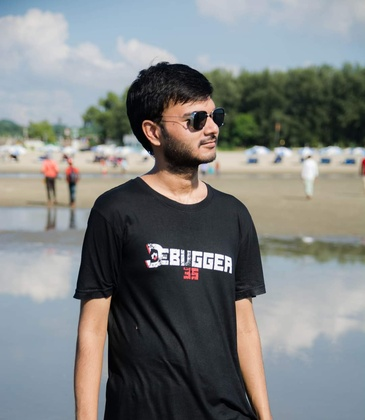
%> input picture 160204014/shimulImage2.jpg, 365 x 420 px, shrunk from 1080 x 1242 before the run
$ octave A1_160204014_04.m   (GNU Octave 9; MATLAB toolbox functions it lacks are replaced by stand-ins)
%> lines starting %> are read from the running program, lines starting %| are printed output that depends on the picture
%Shimul Paul
%Id: 160204014
%Section A1

%Read an Image
Img = imread('shimulImage2.jpg');
%> Img is the input picture: size 420x365x3 uint8; mean R, G, B 125.4, 128.3, 127.7
Img = rgb2gray(Img);
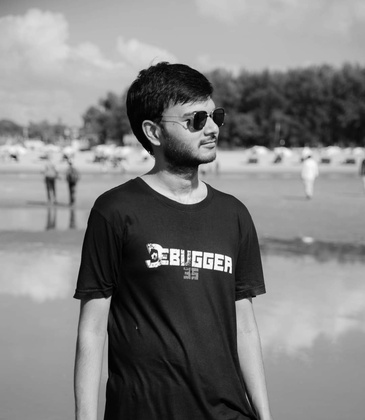
%> Img: size 420x365 uint8; min 0, max 255, mean 127.4
A = imnoise(Img,'Gaussian',0.04);
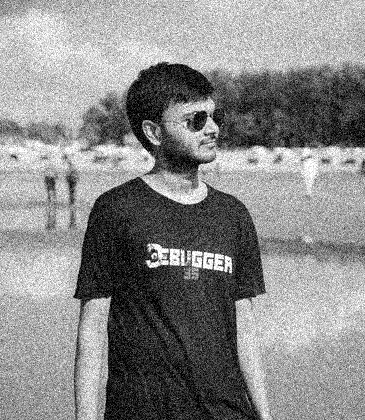
%> A: size 420x365 uint8; min 0, max 255, mean 137.6
%Image with noise
figure;
imshow(A);
I = double(A);

%Design the Gaussian Kernel
%Standard Deviation
sigmavalue = 'Write the Sigma Value: ';
sigma = input(sigmavalue);
%> the answer given: 2

%Window size
sz = 3;
[x,y]=meshgrid(-sz:sz,-sz:sz);

M = size(x,1)-1;
N = size(y,1)-1;
Exp_comp = -(x.^2+y.^2)/(2*sigma*sigma);
Kernel= exp(Exp_comp)/(2*pi*sigma*sigma);

%Initialize
Output=zeros(size(I));

%Pad the vector with zeros
I = padarray(I,[sz sz]);
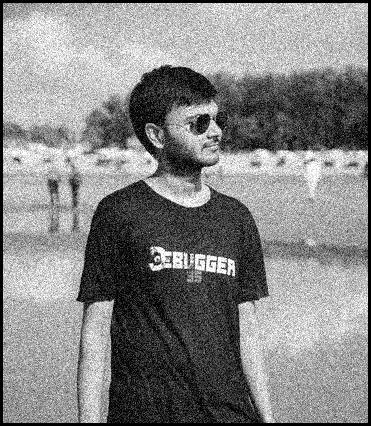
%> I: size 426x371 double; min 0, max 255, mean 133.5

%Convolution
for i = 1:size(I,1)-M
    for j =1:size(I,2)-N
        Temp = I(i:i+M,j:j+M).*Kernel;
        Output(i,j)=sum(Temp(:));
    end
end
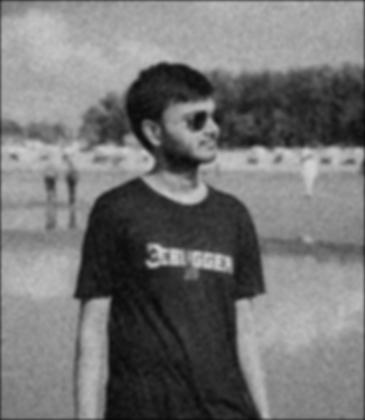
%> Output: size 420x365 double; min 9.81, max 208.7, mean 116.4
%Image without Noise after Gaussian blur
Output = uint8(Output);
%> Output: size 420x365 uint8
figure;
imshow(Output);

$ run again, with 160204014/A1_160204014_04.PNG saved as 160204014/shimulImage2.jpg
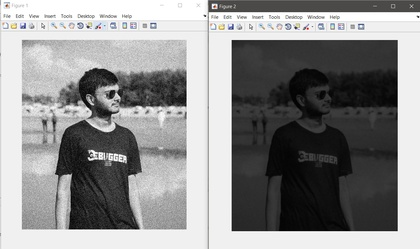
%> input picture 160204014/A1_160204014_04.PNG, 420 x 249 px, shrunk from 1344 x 796 before the run
%> Img is the input picture: size 249x420x3 uint8; mean R, G, B 142.9, 142.9, 142.9
%> Img: size 249x420 uint8
%> `I = padarray(I,[sz sz]);`:
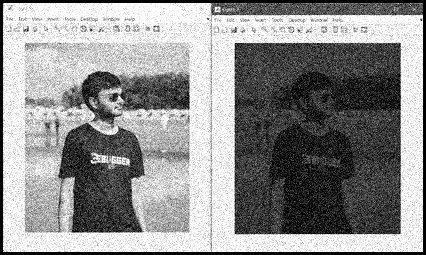
%> I: size 255x426 double; min 0, max 255, mean 144.6
%> after the loop `for i = 1:size(I,1)-M`:
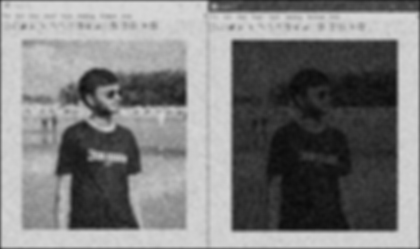
%> Output: size 249x420 double; min 10.04, max 215.3, mean 126.4
